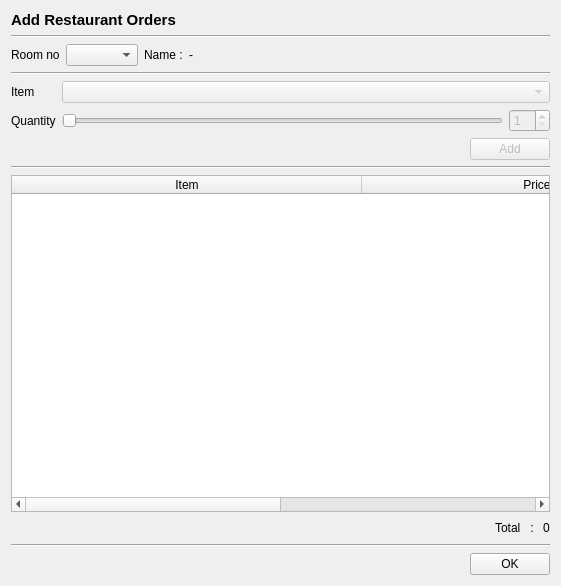
<?xml version="1.0" encoding="UTF-8"?>
<ui version="4.0">
 <class>addRestaurantOrder</class>
 <widget class="QDialog" name="addRestaurantOrder">
  <property name="geometry">
   <rect>
    <x>0</x>
    <y>0</y>
    <width>561</width>
    <height>586</height>
   </rect>
  </property>
  <property name="windowTitle">
   <string>Add Restaurant Orders</string>
  </property>
  <layout class="QGridLayout" name="gridLayout_2">
   <item row="0" column="0">
    <widget class="QLabel" name="label">
     <property name="text">
      <string>&lt;!DOCTYPE HTML PUBLIC &quot;-//W3C//DTD HTML 4.0//EN&quot; &quot;http://www.w3.org/TR/REC-html40/strict.dtd&quot;&gt;
&lt;html&gt;&lt;head&gt;&lt;meta name=&quot;qrichtext&quot; content=&quot;1&quot; /&gt;&lt;style type=&quot;text/css&quot;&gt;
p, li { white-space: pre-wrap; }
&lt;/style&gt;&lt;/head&gt;&lt;body style=&quot; font-family:'Ubuntu'; font-size:11pt; font-weight:400; font-style:normal;&quot;&gt;
&lt;p style=&quot; margin-top:0px; margin-bottom:0px; margin-left:0px; margin-right:0px; -qt-block-indent:0; text-indent:0px;&quot;&gt;&lt;span style=&quot; font-weight:600;&quot;&gt;Add Restaurant Orders&lt;/span&gt;&lt;/p&gt;&lt;/body&gt;&lt;/html&gt;</string>
     </property>
    </widget>
   </item>
   <item row="1" column="0" colspan="3">
    <widget class="Line" name="line">
     <property name="orientation">
      <enum>Qt::Horizontal</enum>
     </property>
    </widget>
   </item>
   <item row="2" column="0" colspan="3">
    <layout class="QHBoxLayout" name="horizontalLayout_2">
     <item>
      <widget class="QLabel" name="label_4">
       <property name="text">
        <string>Room no</string>
       </property>
      </widget>
     </item>
     <item>
      <widget class="QComboBox" name="roomNo"/>
     </item>
     <item>
      <widget class="QLabel" name="label_5">
       <property name="text">
        <string>Name :</string>
       </property>
      </widget>
     </item>
     <item>
      <widget class="QLabel" name="name">
       <property name="text">
        <string>-</string>
       </property>
      </widget>
     </item>
     <item>
      <spacer name="horizontalSpacer_3">
       <property name="orientation">
        <enum>Qt::Horizontal</enum>
       </property>
       <property name="sizeHint" stdset="0">
        <size>
         <width>40</width>
         <height>20</height>
        </size>
       </property>
      </spacer>
     </item>
    </layout>
   </item>
   <item row="3" column="0" colspan="3">
    <layout class="QGridLayout" name="gridLayout">
     <item row="1" column="0">
      <widget class="QLabel" name="label_2">
       <property name="text">
        <string>Item</string>
       </property>
      </widget>
     </item>
     <item row="1" column="1" colspan="2">
      <widget class="QComboBox" name="item">
       <property name="enabled">
        <bool>false</bool>
       </property>
      </widget>
     </item>
     <item row="2" column="0">
      <widget class="QLabel" name="label_3">
       <property name="text">
        <string>Quantity</string>
       </property>
      </widget>
     </item>
     <item row="2" column="1">
      <widget class="QSlider" name="quantitySlider">
       <property name="enabled">
        <bool>false</bool>
       </property>
       <property name="minimum">
        <number>1</number>
       </property>
       <property name="maximum">
        <number>10</number>
       </property>
       <property name="orientation">
        <enum>Qt::Horizontal</enum>
       </property>
      </widget>
     </item>
     <item row="2" column="2">
      <widget class="QSpinBox" name="quantityBox">
       <property name="enabled">
        <bool>false</bool>
       </property>
       <property name="minimum">
        <number>1</number>
       </property>
       <property name="maximum">
        <number>10</number>
       </property>
      </widget>
     </item>
     <item row="3" column="0" colspan="3">
      <layout class="QHBoxLayout" name="horizontalLayout">
       <item>
        <spacer name="horizontalSpacer">
         <property name="orientation">
          <enum>Qt::Horizontal</enum>
         </property>
         <property name="sizeHint" stdset="0">
          <size>
           <width>40</width>
           <height>20</height>
          </size>
         </property>
        </spacer>
       </item>
       <item>
        <widget class="QPushButton" name="addButton">
         <property name="enabled">
          <bool>false</bool>
         </property>
         <property name="text">
          <string>Add</string>
         </property>
        </widget>
       </item>
      </layout>
     </item>
     <item row="0" column="0" colspan="3">
      <widget class="Line" name="line_4">
       <property name="orientation">
        <enum>Qt::Horizontal</enum>
       </property>
      </widget>
     </item>
    </layout>
   </item>
   <item row="4" column="0" colspan="3">
    <widget class="Line" name="line_2">
     <property name="orientation">
      <enum>Qt::Horizontal</enum>
     </property>
    </widget>
   </item>
   <item row="5" column="0" colspan="3">
    <widget class="QTableWidget" name="orderTable">
     <property name="editTriggers">
      <set>QAbstractItemView::NoEditTriggers</set>
     </property>
     <attribute name="horizontalHeaderDefaultSectionSize">
      <number>350</number>
     </attribute>
     <attribute name="horizontalHeaderStretchLastSection">
      <bool>true</bool>
     </attribute>
     <column>
      <property name="text">
       <string>Item</string>
      </property>
     </column>
     <column>
      <property name="text">
       <string>Price</string>
      </property>
     </column>
    </widget>
   </item>
   <item row="6" column="0" colspan="3">
    <layout class="QHBoxLayout" name="horizontalLayout_4">
     <item>
      <spacer name="horizontalSpacer_4">
       <property name="orientation">
        <enum>Qt::Horizontal</enum>
       </property>
       <property name="sizeHint" stdset="0">
        <size>
         <width>40</width>
         <height>20</height>
        </size>
       </property>
      </spacer>
     </item>
     <item>
      <widget class="QLabel" name="label_6">
       <property name="text">
        <string>Total   : </string>
       </property>
      </widget>
     </item>
     <item>
      <widget class="QLabel" name="total">
       <property name="text">
        <string>0</string>
       </property>
      </widget>
     </item>
    </layout>
   </item>
   <item row="7" column="0" colspan="3">
    <widget class="Line" name="line_3">
     <property name="orientation">
      <enum>Qt::Horizontal</enum>
     </property>
    </widget>
   </item>
   <item row="8" column="0" colspan="3">
    <layout class="QHBoxLayout" name="horizontalLayout_3">
     <item>
      <spacer name="horizontalSpacer_2">
       <property name="orientation">
        <enum>Qt::Horizontal</enum>
       </property>
       <property name="sizeHint" stdset="0">
        <size>
         <width>40</width>
         <height>20</height>
        </size>
       </property>
      </spacer>
     </item>
     <item>
      <widget class="QPushButton" name="okButton">
       <property name="text">
        <string>OK</string>
       </property>
      </widget>
     </item>
    </layout>
   </item>
  </layout>
 </widget>
 <resources/>
 <connections>
  <connection>
   <sender>quantitySlider</sender>
   <signal>valueChanged(int)</signal>
   <receiver>quantityBox</receiver>
   <slot>setValue(int)</slot>
   <hints>
    <hint type="sourcelabel">
     <x>290</x>
     <y>127</y>
    </hint>
    <hint type="destinationlabel">
     <x>408</x>
     <y>136</y>
    </hint>
   </hints>
  </connection>
  <connection>
   <sender>quantityBox</sender>
   <signal>valueChanged(int)</signal>
   <receiver>quantitySlider</receiver>
   <slot>setValue(int)</slot>
   <hints>
    <hint type="sourcelabel">
     <x>408</x>
     <y>136</y>
    </hint>
    <hint type="destinationlabel">
     <x>293</x>
     <y>128</y>
    </hint>
   </hints>
  </connection>
 </connections>
</ui>
